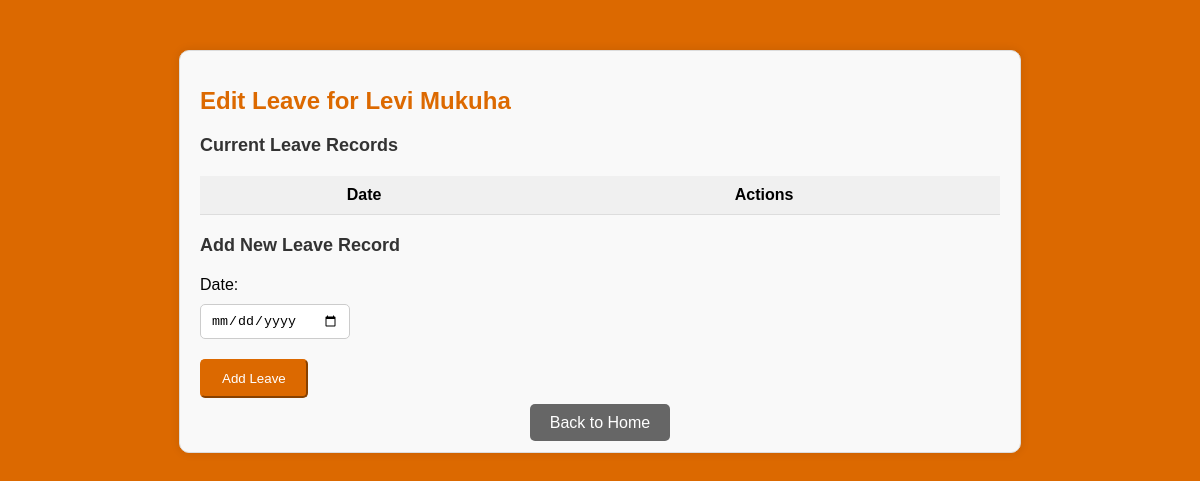
Before: /edit_leave/1 with the older database file.
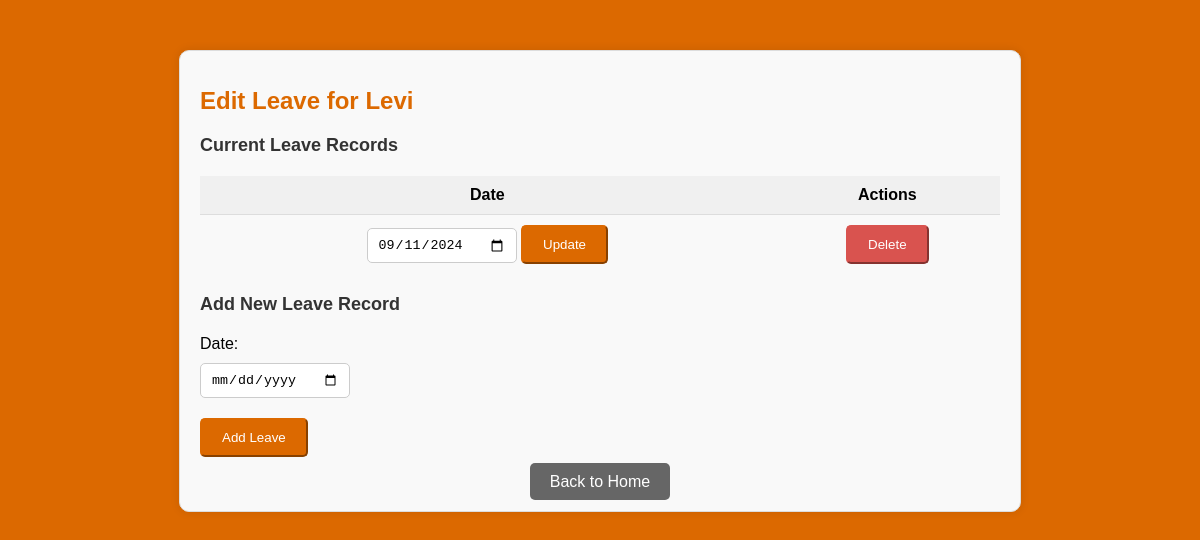
After: the same page with the newer database file.
### app.py (models this page shows, shortened)
class Staff(db.Model):
    id = db.Column(db.Integer, primary_key=True)
    name = db.Column(db.String(100), nullable=False)
    email = db.Column(db.String(120), unique=True, nullable=False)
    leave_days_remaining = db.Column(db.Float, default=0.0)  # Leave days remaining in hours
    is_team_leader = db.Column(Boolean, default=False)  # New field to indicate if the staff is a team leader
    receive_notifications = db.Column(Boolean, default=True)  # New field for notification preferences
    engagements = db.relationship('Engagement', backref='team_leader', lazy=True)
    proposals = db.relationship('Proposal', backref='team_leader', lazy=True)
    hours_logs = db.relationship('HoursLog', backref='staff_member', lazy=True)
    leave_records = db.relationship('LeaveRecord', backref='staff', lazy=True)
    utilizations = db.relationship('Utilization', backref='staff', lazy=True)

class LeaveRecord(db.Model):
    id = db.Column(db.Integer, primary_key=True)
    staff_id = db.Column(db.Integer, db.ForeignKey('staff.id'))
    date = db.Column(db.Date, nullable=False)
    __table_args__ = (db.UniqueConstraint('staff_id', 'date', name='_staff_date_uc'),)

### app.py (the view, shortened to what this page needs)
@app.route('/edit_leave/<int:staff_id>', methods=['GET', 'POST'])
def edit_leave(staff_id):
    staff_member = Staff.query.get_or_404(staff_id)
    leave_records = LeaveRecord.query.filter_by(staff_id=staff_id).order_by(LeaveRecord.date).all()
    return render_template('edit_leave.html', staff_member=staff_member, leave_records=leave_records)

### templates/edit_leave.html (shortened to what this page needs)
<body style="background-color: #dc6900; font-family: Arial, sans-serif;">
    <div class="container" style="max-width: 800px; margin: 50px auto; padding: 20px; background-color: #f9f9f9; border: 1px solid #ddd; border-radius: 10px; box-shadow: 0 0 10px rgba(0, 0, 0, 0.1);">
        <h1 class="text-center" style="color: #dc6900; font-weight: bold; margin-bottom: 20px; font-size: 24px;">Edit Leave for {{ staff_member.name }}</h1>
        <h2 class="text-center" style="color: #333; font-weight: bold; margin-bottom: 20px; font-size: 18px;">Current Leave Records</h2>
        <table class="table table-striped table-bordered" style="width: 100%; border-collapse: collapse; margin-bottom: 20px;">
            <thead>
                <tr>
                    <th style="background-color: #f0f0f0; border-bottom: 1px solid #ddd; padding: 10px; text-align: center;">Date</th>
                    <th style="background-color: #f0f0f0; border-bottom: 1px solid #ddd; padding: 10px; text-align: center;">Actions</th>
                </tr>
            </thead>
            <tbody>
                {% for record in leave_records %}
                <tr>
                    <td style="padding: 10px; text-align: center;">
                        <form method="POST" style="display: inline;">
                            <input type="date" name="new_date_{{ record.id }}" value="{{ record.date }}" required class="form-control" style="width: 150px; height: 35px; padding: 10px; border-radius: 5px; border: 1px solid #ccc;">
                            <button type="submit" name="edit" value="{{ record.id }}" class="btn btn-primary btn-sm" style="background-color: #dc6900; border-color: #dc6900; color: #ffffff; padding: 10px 20px; border-radius: 5px; cursor: pointer;">Update</button>
                        </form>
                    </td>
                    <td style="padding: 10px; text-align: center;">
                        <form method="POST" style="display: inline;">
                            <button type="submit" name="delete" value="{{ record.id }}" class="btn btn-danger btn-sm" style="background-color: #d9534f; border-color: #d9534f; color: #ffffff; padding: 10px 20px; border-radius: 5px; cursor: pointer;" onclick="return confirm('Are you sure you want to delete this leave record?')">Delete</button>
                        </form>
                    </td>
                </tr>
                {% endfor %}
            </tbody>
        </table>
        <h2 class="text-center" style="color: #333; font-weight: bold; margin-bottom: 20px; font-size: 18px;">Add New Leave Record</h2>
        <form method="POST">
            <div class="form-group" style="margin-bottom: 20px;">
                <label for="new_leave_date" style="display: block; margin-bottom: 10px;">Date:</label>
                <input type="date" id="new_leave_date" name="new_leave_date" required class="form-control" style="width: 150px; height: 35px; padding: 10px; border-radius: 5px; border: 1px solid #ccc;">
            </div>
            <button type="submit" name="add" value="1" class="btn btn-success" style="background-color: #dc6900; border-color: #dc6900; color: #ffffff; padding: 10px 20px; border-radius: 5px; cursor: pointer;">Add Leave</button>
        </form>
        <center><a href="{{ url_for('choose_option', staff_id=staff_member.id) }}" class="btn btn-secondary mt-3" style="background-color: #666; border-color: #666; text-decoration: none; color: #ffffff; padding: 10px 20px; border-radius: 5px; cursor: pointer;">Back to Home</a></center>
    </div>
</body>

Changed rows visible on the page:
changed Staff: name "Levi Mukuha" → "Levi"
added LeaveRecord: date "09/11/2024", {{ record.id }} 1 (drawn)
